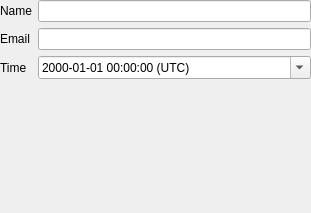
<?xml version="1.0" encoding="UTF-8"?>
<ui version="4.0">
 <class>SignatureForm</class>
 <widget class="QWidget" name="SignatureForm">
  <property name="geometry">
   <rect>
    <x>0</x>
    <y>0</y>
    <width>311</width>
    <height>213</height>
   </rect>
  </property>
  <property name="windowTitle">
   <string>Form</string>
  </property>
  <layout class="QFormLayout" name="formLayout">
   <property name="leftMargin">
    <number>0</number>
   </property>
   <property name="topMargin">
    <number>0</number>
   </property>
   <property name="rightMargin">
    <number>0</number>
   </property>
   <property name="bottomMargin">
    <number>0</number>
   </property>
   <item row="0" column="0">
    <widget class="QLabel" name="nameLabel">
     <property name="text">
      <string>Name</string>
     </property>
    </widget>
   </item>
   <item row="0" column="1">
    <widget class="QLineEdit" name="nameEdit"/>
   </item>
   <item row="1" column="0">
    <widget class="QLabel" name="emailLabel">
     <property name="text">
      <string>Email</string>
     </property>
    </widget>
   </item>
   <item row="1" column="1">
    <widget class="QLineEdit" name="emailEdit"/>
   </item>
   <item row="2" column="0">
    <widget class="QLabel" name="timeLabel">
     <property name="text">
      <string>Time</string>
     </property>
    </widget>
   </item>
   <item row="2" column="1">
    <widget class="QDateTimeEdit" name="timeEdit">
     <property name="currentSection">
      <enum>QDateTimeEdit::YearSection</enum>
     </property>
     <property name="displayFormat">
      <string notr="true">yyyy-MM-dd HH:mm:ss (t)</string>
     </property>
     <property name="calendarPopup">
      <bool>true</bool>
     </property>
     <property name="timeSpec">
      <enum>Qt::LocalTime</enum>
     </property>
    </widget>
   </item>
  </layout>
 </widget>
 <resources/>
 <connections/>
</ui>
